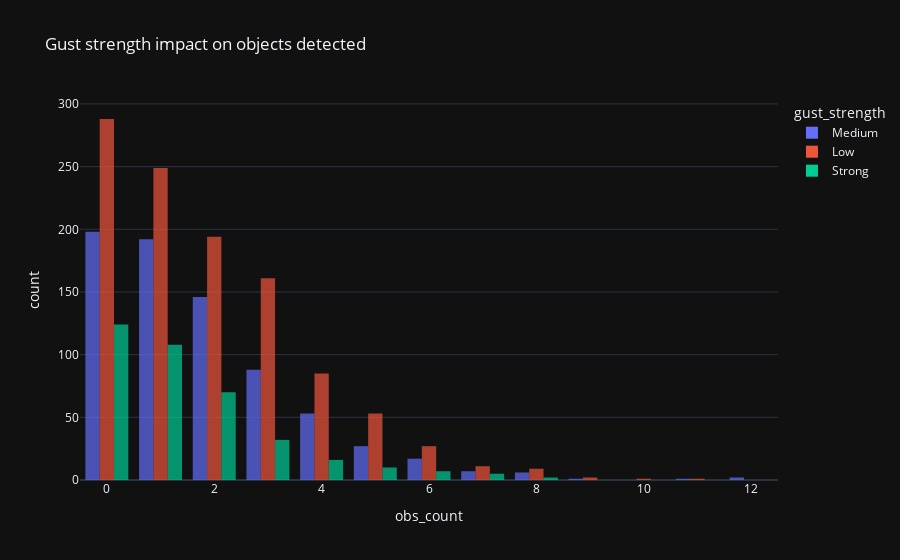

Notebook code for this chart:
### Markdown cell above
The above plots are using the probability density, however if we look at the number of observations for each category, the plot begins to looks quite diffrently.

There is a big difference in the count of observations with strong gusts, and we will see in the forecasting step if addign this feature is actually beneficial for the accuracy of the prediction model.

### Code cell
px.histogram(hr_range(7,19), x="obs_count", color="gust_strength",
             opacity=0.7, barmode='group', height=300,
             title='Gust strength impact on objects detected')

### Figure 1 — Plotly figure (JSON) as saved in the notebook; plotly's stock layout.template omitted (floating-point values rounded to 4 significant figures; data arrays with more than 128 entries replaced by an {"elided": "..."} marker saying what was removed)
{"data": [{"alignmentgroup": "True", "bingroup": "x", "hovertemplate": "gust_strength=Medium<br>obs_count=%{x}<br>count=%{y}<extra></extra>", "legendgroup": "Medium", "marker": {"color": "#636efa", "opacity": 0.7}, "name": "Medium", "offsetgroup": "Medium", "orientation": "v", "showlegend": true, "type": "histogram", "x": {"elided": "738 int values"}, "xaxis": "x", "yaxis": "y"}, {"alignmentgroup": "True", "bingroup": "x", "hovertemplate": "gust_strength=Low<br>obs_count=%{x}<br>count=%{y}<extra></extra>", "legendgroup": "Low", "marker": {"color": "#EF553B", "opacity": 0.7}, "name": "Low", "offsetgroup": "Low", "orientation": "v", "showlegend": true, "type": "histogram", "x": {"elided": "1081 int values"}, "xaxis": "x", "yaxis": "y"}, {"alignmentgroup": "True", "bingroup": "x", "hovertemplate": "gust_strength=Strong<br>obs_count=%{x}<br>count=%{y}<extra></extra>", "legendgroup": "Strong", "marker": {"color": "#00cc96", "opacity": 0.7}, "name": "Strong", "offsetgroup": "Strong", "orientation": "v", "showlegend": true, "type": "histogram", "x": {"elided": "374 int values"}, "xaxis": "x", "yaxis": "y"}], "layout": {"autosize": true, "barmode": "group", "legend": {"title": {"text": "gust_strength"}, "tracegroupgap": 0}, "title": {"text": "Gust strength impact on objects detected"}, "xaxis": {"anchor": "y", "autorange": true, "domain": [0, 1], "range": [-0.5, 12.5], "title": {"text": "obs_count"}, "type": "linear"}, "yaxis": {"anchor": "x", "autorange": true, "domain": [0, 1], "range": [0, 303.2], "title": {"text": "count"}}}}
